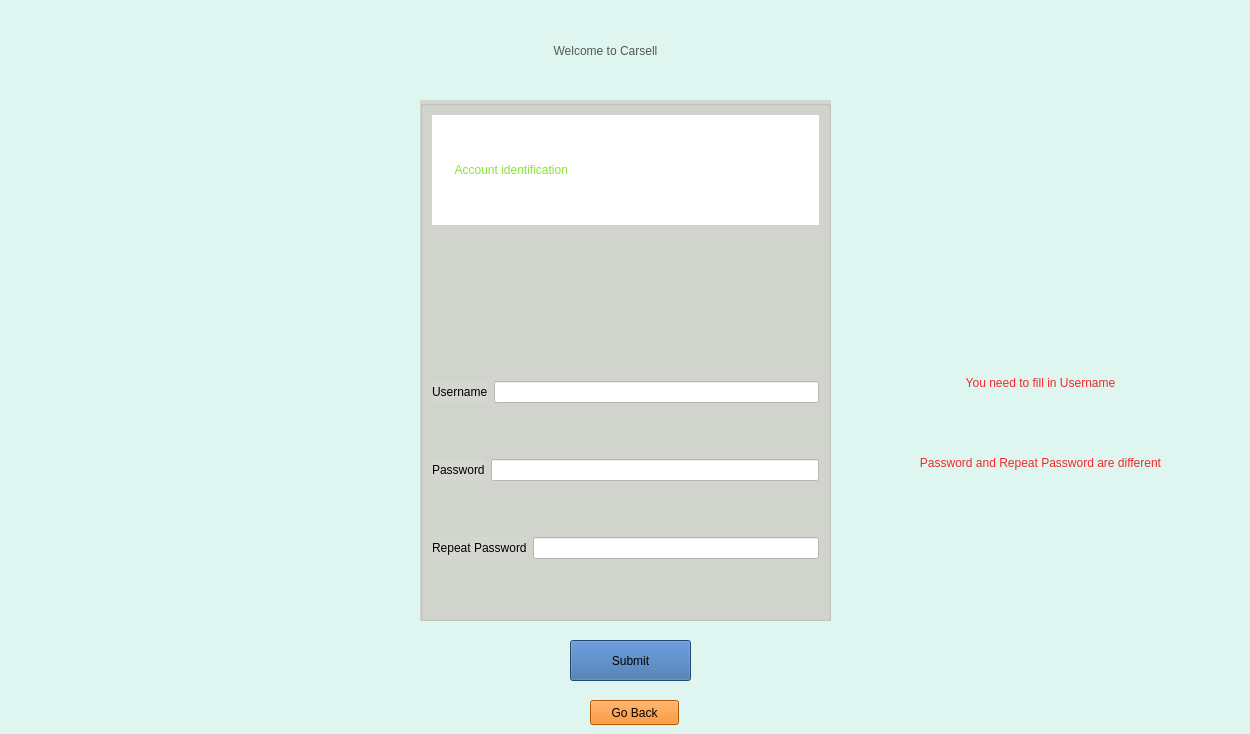
    <widget class="QWidget" name="registrationPage">
     <property name="styleSheet">
      <string notr="true">background-color: rgb(223, 246, 240);</string>
     </property>
     <widget class="QGroupBox" name="groupBox_2">
      <property name="geometry">
       <rect>
        <x>420</x>
        <y>100</y>
        <width>411</width>
        <height>521</height>
       </rect>
      </property>
      <property name="styleSheet">
       <string notr="true">background-color: rgb(211, 215, 207);</string>
      </property>
      <property name="title">
       <string/>
      </property>
      <layout class="QVBoxLayout" name="verticalLayout">
       <item>
        <widget class="QLabel" name="label_13">
         <property name="styleSheet">
          <string notr="true">background-color: rgb(255, 255, 255);
color: rgb(138, 226, 52);
</string>
         </property>
         <property name="text">
          <string>       Account identification</string>
         </property>
        </widget>
       </item>
       <item>
        <layout class="QHBoxLayout" name="horizontalLayout_11">
         <property name="topMargin">
          <number>150</number>
         </property>
         <property name="bottomMargin">
          <number>25</number>
         </property>
         <item>
          <widget class="QLabel" name="label_10">
           <property name="text">
            <string>Username</string>
           </property>
          </widget>
         </item>
         <item>
          <widget class="QLineEdit" name="userNameRegistrationLineEdit">
           <property name="styleSheet">
            <string notr="true">background-color: rgb(255, 255, 255);</string>
           </property>
          </widget>
         </item>
        </layout>
       </item>
       <item>
        <layout class="QHBoxLayout" name="horizontalLayout_12">
         <property name="topMargin">
          <number>25</number>
         </property>
         <property name="bottomMargin">
          <number>25</number>
         </property>
         <item>
          <widget class="QLabel" name="label_11">
           <property name="text">
            <string>Password</string>
           </property>
          </widget>
         </item>
         <item>
          <widget class="QLineEdit" name="passwordRegistrationLineEdit">
           <property name="styleSheet">
            <string notr="true">background-color: rgb(255, 255, 255);</string>
           </property>
           <property name="echoMode">
            <enum>QLineEdit::Password</enum>
           </property>
          </widget>
         </item>
        </layout>
       </item>
       <item>
        <layout class="QHBoxLayout" name="horizontalLayout_10">
         <property name="topMargin">
          <number>25</number>
         </property>
         <property name="bottomMargin">
          <number>50</number>
         </property>
         <item>
          <widget class="QLabel" name="label_9">
           <property name="text">
            <string>Repeat Password</string>
           </property>
          </widget>
         </item>
         <item>
          <widget class="QLineEdit" name="repeatPasswordRegistrationLineEdit">
           <property name="styleSheet">
            <string notr="true">background-color: rgb(255, 255, 255);</string>
           </property>
           <property name="echoMode">
            <enum>QLineEdit::Password</enum>
           </property>
          </widget>
         </item>
        </layout>
       </item>
      </layout>
     </widget>
     <widget class="QPushButton" name="submitRegistrationButton">
      <property name="geometry">
       <rect>
        <x>570</x>
        <y>640</y>
        <width>121</width>
        <height>41</height>
       </rect>
      </property>
      <property name="styleSheet">
       <string notr="true">background-color: rgb(52, 101, 164);</string>
      </property>
      <property name="text">
       <string>Submit</string>
      </property>
     </widget>
     <widget class="QPushButton" name="goBack_Button">
      <property name="geometry">
       <rect>
        <x>590</x>
        <y>700</y>
        <width>89</width>
        <height>25</height>
       </rect>
      </property>
      <property name="styleSheet">
       <string notr="true">background-color: rgb(245, 121, 0);</string>
      </property>
      <property name="text">
       <string>Go Back</string>
      </property>
     </widget>
     <widget class="QLabel" name="label_3">
      <property name="geometry">
       <rect>
        <x>490</x>
        <y>20</y>
        <width>231</width>
        <height>61</height>
       </rect>
      </property>
      <property name="styleSheet">
       <string notr="true">font: 57 14pt &quot;Ubuntu&quot;;
color: rgb(85, 87, 83);</string>
      </property>
      <property name="text">
       <string>Welcome to Carsell</string>
      </property>
      <property name="alignment">
       <set>Qt::AlignCenter</set>
      </property>
     </widget>
     <widget class="QLabel" name="registrationUsernameErrorlabel">
      <property name="geometry">
       <rect>
        <x>840</x>
        <y>370</y>
        <width>401</width>
        <height>25</height>
       </rect>
      </property>
      <property name="layoutDirection">
       <enum>Qt::LeftToRight</enum>
      </property>
      <property name="styleSheet">
       <string notr="true">
color: rgb(239, 41, 41);</string>
      </property>
      <property name="text">
       <string>You need to fill in Username</string>
      </property>
      <property name="alignment">
       <set>Qt::AlignCenter</set>
      </property>
     </widget>
     <widget class="QLabel" name="registrationPasswordErrorlabel">
      <property name="geometry">
       <rect>
        <x>840</x>
        <y>450</y>
        <width>401</width>
        <height>25</height>
       </rect>
      </property>
      <property name="styleSheet">
       <string notr="true">color: rgb(239, 41, 41);</string>
      </property>
      <property name="text">
       <string>Password and Repeat Password are different</string>
      </property>
      <property name="alignment">
       <set>Qt::AlignCenter</set>
      </property>
     </widget>
    </widget>
